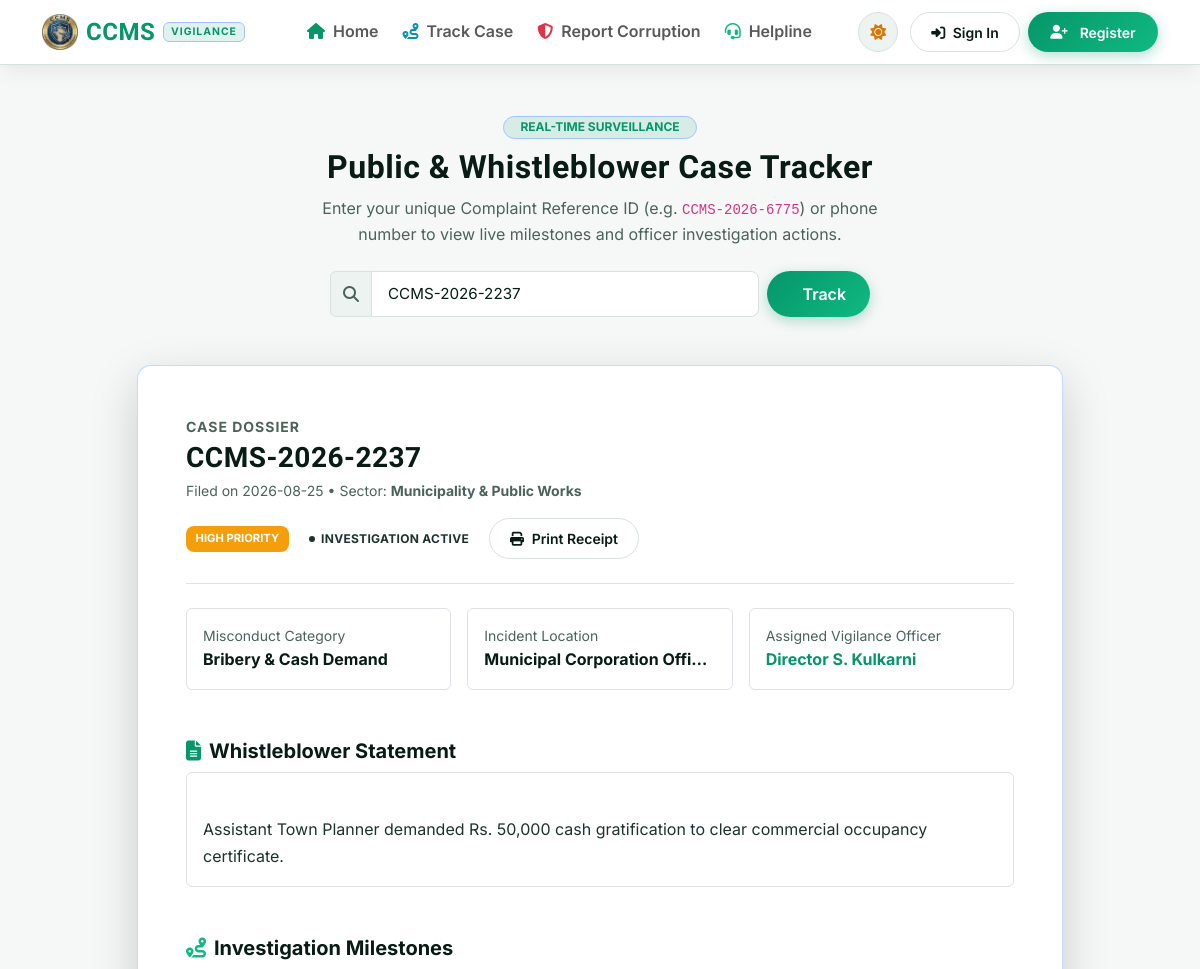
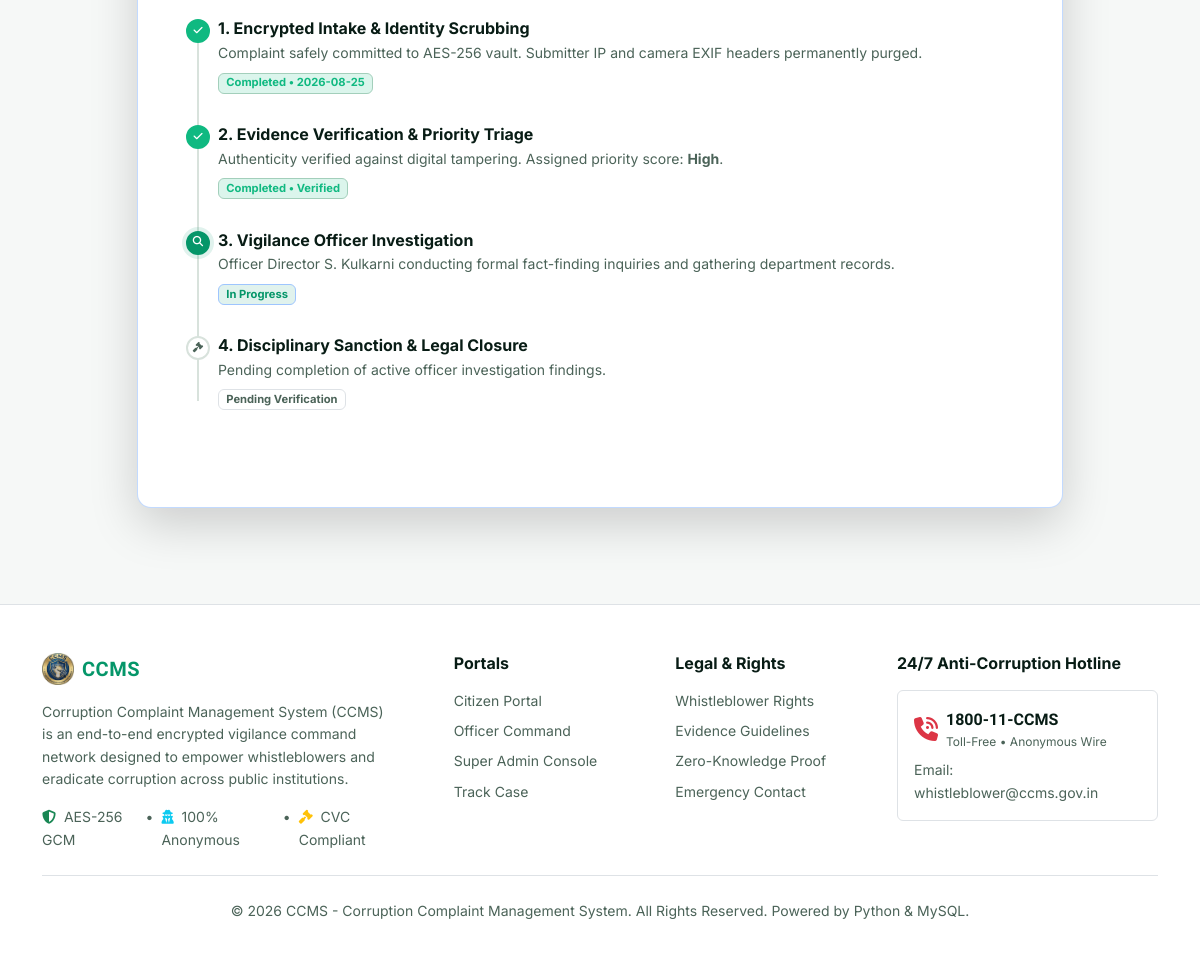
Screenshot of /track?id=CCMS-2026-2237 with the database file from the repository (2 pictures, top to bottom).
### tables this page shows
CREATE TABLE complaints (
            complaint_id TEXT PRIMARY KEY,
            user_id INTEGER NOT NULL,
            complaint_title TEXT NOT NULL,
            misconduct_category TEXT NOT NULL,
            sector TEXT NOT NULL,
            incident_date TEXT NOT NULL,
            incident_time TEXT,
            location TEXT NOT NULL,
            description TEXT NOT NULL,
            anonymous_mode INTEGER DEFAULT 0,
            severity TEXT DEFAULT 'Medium',
            evidence_file TEXT,
            complaint_status TEXT DEFAULT 'Pending',
            assigned_officer TEXT,
            assigned_officer_id TEXT,
            investigation_notes TEXT,
            rating INTEGER,
            feedback TEXT,
            created_at DATETIME DEFAULT CURRENT_TIMESTAMP,
            updated_at DATETIME DEFAULT CURRENT_TIMESTAMP
        );

### app.py (the view)
@app.route("/track", methods=["GET"])
def track_complaint():
    query_id = request.args.get("id", "").strip()
    complaint = None
    searched = False
    if query_id:
        searched = True
        complaint = db.query_db(
            "SELECT * FROM complaints WHERE complaint_id = %s OR complaint_id LIKE %s LIMIT 1",
            (query_id, f"%{query_id}%"),
            one=True
        )
    return render_template("public/track.html", complaint=complaint, searched=searched, query_id=query_id)

### db.py (called while the page is built)
def dict_factory(cursor, row):
    d = {}
    for idx, col in enumerate(cursor.description):
        d[col[0]] = row[idx]
    return d

def get_db_connection():
    conn = sqlite3.connect(DB_PATH, timeout=20.0, check_same_thread=False)
    conn.row_factory = dict_factory
    conn.execute("PRAGMA journal_mode=WAL;")
    return conn

def _normalize_query(query, args):
    if "ON DUPLICATE KEY UPDATE" in query.upper() and "system_settings" in query.lower():
        query = "INSERT OR REPLACE INTO system_settings (setting_key, setting_value) VALUES (?, ?)"
        if len(args) == 3:
            args = (args[0], args[1])
        return query, args
    normalized_query = query.replace("%s", "?")
    return normalized_query, args

def query_db(query, args=(), one=False):
    normalized_query, normalized_args = _normalize_query(query, args)
    conn = get_db_connection()
    try:
        cursor = conn.cursor()
        cursor.execute(normalized_query, normalized_args)
        result = cursor.fetchall()
        return (result[0] if result else None) if one else result
    finally:
        conn.close()

### templates/public/track.html (shortened to what this page needs)
{% extends 'base.html' %}
{% block content %}
<div class="container py-5">
  <div class="text-center mb-5">
    <span
      class="badge bg-primary-subtle text-primary border border-primary-subtle px-3 py-1.5 rounded-pill mb-2 fw-bold">REAL-TIME
      SURVEILLANCE</span>
    <h2 class="fw-bold brand-font text-heading">Public &amp; Whistleblower Case Tracker</h2>
    <p class="text-muted mx-auto" style="max-width: 600px;">
      Enter your unique Complaint Reference ID (e.g. <code>CCMS-2026-6775</code>) or phone number to view live
      milestones and officer investigation actions.
    </p>
    <div class="mx-auto mt-4" style="max-width: 540px;">
      <form action="{{ url_for('track_complaint') }}" method="GET" class="d-flex gap-2">
        <div class="input-group">
          <span class="input-group-text bg-subtle border-end-0 text-muted"><i class="fas fa-search"></i></span>
          <input type="text" name="id" class="form-control border-start-0" value="{{ query_id or '' }}"
            placeholder="Enter Complaint ID (CCMS-YYYY-XXXX) or Phone..." required>
        </div>
        <button type="submit" class="btn btn-brand px-4 text-nowrap">
           Track
        </button>
      </form>
    </div>
  </div>
  {% if searched %}
  {% if complaint %}
  <div class="row g-4 justify-content-center">
    <div class="col-lg-10">
      <div class="ccms-card p-4 p-md-5 shadow-lg border-primary border-opacity-25">
        <div class="d-flex flex-wrap align-items-center justify-content-between pb-4 mb-4 border-bottom gap-3">
          <div>
            <span class="text-muted small text-uppercase fw-bold" style="letter-spacing:1px;">CASE DOSSIER</span>
            <h3 class="fw-bold text-heading brand-font mb-1">{{ complaint.complaint_id }}</h3>
            <div class="text-muted small">Filed on {{ complaint.incident_date }} &bull; Sector: <strong>{{ complaint.sector
                }}</strong></div>
          </div>
          <div class="d-flex align-items-center gap-2">
            <span class="badge-priority {{ complaint.severity }}">{{ complaint.severity }} Priority</span>
            <span class="badge-status {{ complaint.complaint_status }}">{{ complaint.complaint_status }}</span>
            <button onclick="window.print()" class="btn btn-sm btn-outline-custom" title="Print Case Slip">
              <i class="fas fa-print me-1"></i> Print Receipt
            </button>
          </div>
        </div>
        <div class="row g-3 mb-5">
          <div class="col-md-4">
            <div class="p-3 rounded bg-subtle border">
              <div class="text-muted small">Misconduct Category</div>
              <div class="fw-bold text-heading">{{ complaint.misconduct_category }}</div>
            </div>
          </div>
          <div class="col-md-4">
            <div class="p-3 rounded bg-subtle border">
              <div class="text-muted small">Incident Location</div>
              <div class="fw-bold text-heading text-truncate">{{ complaint.location }}</div>
            </div>
          </div>
          <div class="col-md-4">
            <div class="p-3 rounded bg-subtle border">
              <div class="text-muted small">Assigned Vigilance Officer</div>
              <div class="fw-bold text-primary text-truncate">{{ complaint.assigned_officer or 'Senior Inspector A.
                Verma, Anti-Corruption Bureau' }}</div>
            </div>
          </div>
        </div>
        <div class="mb-5">
          <h5 class="fw-bold text-heading mb-2"><i class="fas fa-file-lines text-primary me-2"></i>Whistleblower
            Statement</h5>
          <div class="p-3 rounded bg-subtle border text-body" style="white-space: pre-line; line-height: 1.7;">
            {{ complaint.description }}
          </div>
        </div>
        <div class="mb-5">
          <h5 class="fw-bold text-heading mb-4"><i class="fas fa-route text-emerald me-2"></i>Investigation Milestones
          </h5>
          <div class="timeline-stepper">
            <div class="timeline-step completed">
              <div class="timeline-dot"><i class="fas fa-check"></i></div>
              <div>
                <div class="fw-bold text-heading">1. Encrypted Intake &amp; Identity Scrubbing</div>
                <p class="text-muted small mb-1">Complaint safely committed to AES-256 vault. Submitter IP and camera EXIF headers
                  permanently purged.</p>
                <span class="badge bg-success-subtle text-success border border-success-subtle"
                  style="font-size:0.7rem;">Completed &bull; {{ complaint.incident_date }}</span>
              </div>
            </div>
            <div class="timeline-step completed">
              <div class="timeline-dot"><i class="fas fa-check"></i></div>
              <div>
                <div class="fw-bold text-heading">2. Evidence Verification &amp; Priority Triage</div>
                <p class="text-muted small mb-1">Authenticity verified against digital tampering. Assigned priority score:
                  <strong>{{ complaint.severity }}</strong>.</p>
                <span class="badge bg-success-subtle text-success border border-success-subtle"
                  style="font-size:0.7rem;">Completed &bull; Verified</span>
              </div>
            </div>
            <div
              class="timeline-step {% if complaint.complaint_status == 'Resolved' or complaint.complaint_status == 'Closed' %}completed{% else %}active{% endif %}">
              <div class="timeline-dot"><i
                  class="fas {% if complaint.complaint_status == 'Resolved' or complaint.complaint_status == 'Closed' %}fa-check{% else %}fa-magnifying-glass{% endif %}"></i>
              </div>
              <div>
                <div class="fw-bold text-heading">3. Vigilance Officer Investigation</div>
                <p class="text-muted small mb-1">Officer {{ complaint.assigned_officer or 'Senior Inspector A. Verma' }}
                  conducting formal fact-finding inquiries and gathering department records.</p>
                {% if complaint.complaint_status == 'Resolved' or complaint.complaint_status == 'Closed' %}
                <span class="badge bg-success-subtle text-success border border-success-subtle"
                  style="font-size:0.7rem;">Completed</span>
                {% else %}
                <span class="badge bg-primary-subtle text-primary border border-primary-subtle"
                  style="font-size:0.7rem;">In Progress</span>
                {% endif %}
              </div>
            </div>
            <div
              class="timeline-step {% if complaint.complaint_status == 'Resolved' or complaint.complaint_status == 'Closed' %}completed{% else %}pending{% endif %}">
              <div class="timeline-dot"><i
                  class="fas {% if complaint.complaint_status == 'Resolved' or complaint.complaint_status == 'Closed' %}fa-check{% else %}fa-gavel{% endif %}"></i>
              </div>
              <div>
                <div class="fw-bold text-heading">4. Disciplinary Sanction &amp; Legal Closure</div>
                <p class="text-muted small mb-1">
                  {% if complaint.complaint_status == 'Resolved' or complaint.complaint_status == 'Closed' %}
                  Sanction executed. Disciplinary report published to vigilance audit archive.
                  {% else %}
                  Pending completion of active officer investigation findings.
                  {% endif %}
                </p>
                {% if complaint.complaint_status == 'Resolved' or complaint.complaint_status == 'Closed' %}
                <span class="badge bg-success text-white" style="font-size:0.7rem;">Resolved &amp; Logged</span>
                {% else %}
                <span class="badge bg-subtle text-muted border" style="font-size:0.7rem;">Pending Verification</span>
                {% endif %}
              </div>
            </div>
          </div>
        </div>
      </div>
    </div>
  </div>
  {% endif %}
  {% endif %}
</div>
{% endblock %}

### rows the page displays
complaints: complaint_id "CCMS-2026-2237", incident_date "2026-08-25", sector "Municipality & Public Works", severity "HIGH", complaint_status "INVESTIGATION ACTIVE", misconduct_category "Bribery & Cash Demand", location "Municipal Corporation Offi…", assigned_officer "Director S. Kulkarni", description "Assistant Town Planner demanded Rs. 50,000 cash gratification to clear commercial occupancy certificate.", severity "High"
